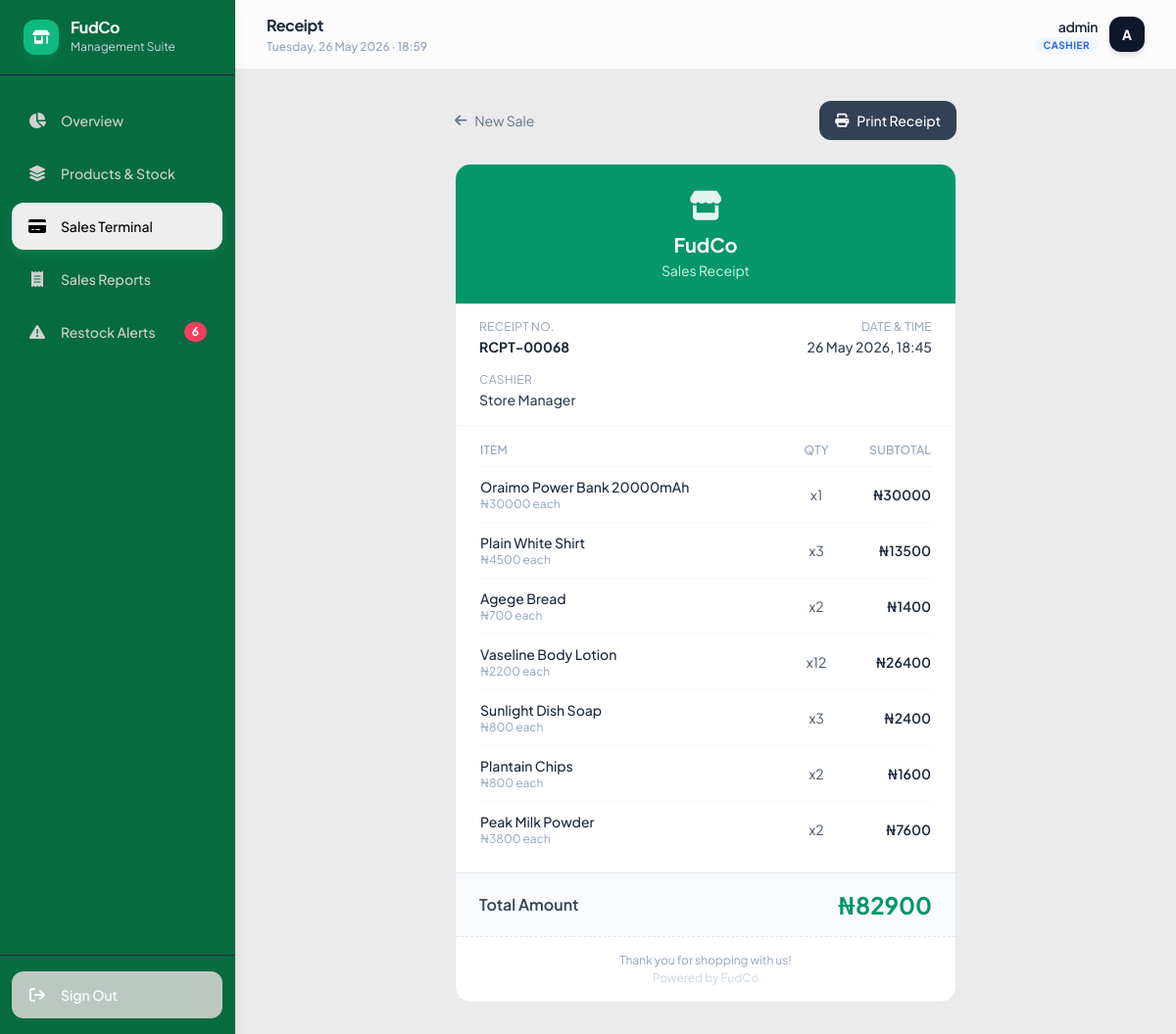
The page /receipt/68/ (signed in) on the database its author committed.
### store/models.py (models this page shows, shortened)
class Sale(models.Model):
    cashier        = models.ForeignKey(
        User,
        on_delete=models.SET_NULL,
        null=True,
        related_name='sales',
    )
    total_amount   = models.DecimalField(max_digits=12, decimal_places=2, default=0)
    receipt_number = models.CharField(max_length=20, unique=True, blank=True)
    created_at     = models.DateTimeField(auto_now_add=True)
    class Meta:
        ordering = ['-created_at']

class SaleItem(models.Model):
    sale     = models.ForeignKey(Sale, on_delete=models.CASCADE, related_name='items')
    product  = models.ForeignKey(Product, on_delete=models.SET_NULL, null=True, related_name='sale_items')
    quantity = models.PositiveIntegerField()
    price    = models.DecimalField(max_digits=10, decimal_places=2)   # price at time of sale
    subtotal = models.DecimalField(max_digits=12, decimal_places=2)

class Product(models.Model):
    name               = models.CharField(max_length=200)
    category           = models.CharField(max_length=50, choices=CATEGORY_CHOICES, default='other')
    price              = models.DecimalField(max_digits=10, decimal_places=2)
    quantity           = models.PositiveIntegerField(default=0)
    restock_threshold  = models.PositiveIntegerField(default=5)
    image              = models.ImageField(upload_to='products/', blank=True, null=True)
    created_at         = models.DateTimeField(auto_now_add=True)
    updated_at         = models.DateTimeField(auto_now=True)
    class Meta:
        ordering = ['name']

### store/views.py (the view)
# urls.py: path('receipt/<int:pk>/',           views.receipt,        name='receipt'),
@login_required_custom
def receipt(request, pk):
    sale = get_object_or_404(
        Sale.objects.select_related('cashier').prefetch_related('items__product'),
        pk=pk,
    )
    context = {
        'sale':            sale,
        'low_stock_count': Product.objects.filter(
                               Q(quantity__lte=F('restock_threshold'))
                           ).count(),
    }
    return render(request, 'store/receipt.html', context)

### templates/store/receipt.html (shortened to what this page needs)
{% extends 'base.html' %}
{% block nav_pos %}active{% endblock %}
{% block page_title %}Receipt{% endblock %}
{% block content %}
<div class="max-w-lg mx-auto">
  <div class="flex items-center justify-between mb-5 md:mb-6">
    <a href="{% url 'store:pos' %}"
       class="flex items-center gap-2 text-sm text-slate-500 hover:text-emerald-600 transition-colors">
      <i class="fa-solid fa-arrow-left"></i>
      <span class="hidden sm:inline">New Sale</span>
    </a>
    <button onclick="window.print()"
            class="flex items-center gap-2 bg-slate-700 hover:bg-slate-800
                   text-white text-sm font-medium px-3 md:px-4 py-2 md:py-2.5 rounded-xl
                   transition-colors">
      <i class="fa-solid fa-print"></i>
      <span class="hidden sm:inline">Print Receipt</span>
    </button>
  </div>
  <div class="bg-white border border-slate-200 rounded-2xl overflow-hidden" id="receipt-card">
    <div class="bg-emerald-600 px-6 py-5 md:py-6 text-center text-white">
      <i class="fa-solid fa-store text-2xl md:text-3xl mb-2 opacity-90"></i>
      <h2 class="text-lg md:text-xl font-bold">FudCo</h2>
      <p class="text-emerald-100 text-sm mt-0.5">Sales Receipt</p>
    </div>
    <div class="px-4 md:px-6 py-4 border-b border-slate-100 grid grid-cols-2 gap-3 md:gap-4 text-sm">
      <div>
        <p class="text-slate-400 text-xs uppercase tracking-wide mb-0.5">Receipt No.</p>
        <p class="font-bold text-slate-800 text-xs md:text-sm">{{ sale.receipt_number }}</p>
      </div>
      <div class="text-right">
        <p class="text-slate-400 text-xs uppercase tracking-wide mb-0.5">Date & Time</p>
        <p class="font-medium text-slate-700 text-xs md:text-sm">
          {{ sale.created_at|date:"d M Y, H:i" }}
        </p>
      </div>
      <div>
        <p class="text-slate-400 text-xs uppercase tracking-wide mb-0.5">Cashier</p>
        <p class="font-medium text-slate-700 text-xs md:text-sm">
          {{ sale.cashier.get_full_name|default:sale.cashier.username }}
        </p>
      </div>
    </div>
    <div class="px-4 md:px-6 py-4">
      <table class="w-full text-sm">
        <thead>
          <tr class="text-slate-400 text-xs uppercase tracking-wide border-b border-slate-100">
            <th class="pb-2 text-left font-medium">Item</th>
            <th class="pb-2 text-center font-medium">Qty</th>
            <th class="pb-2 text-right font-medium">Subtotal</th>
          </tr>
        </thead>
        <tbody class="divide-y divide-slate-50">
          {% for item in sale.items.all %}
          <tr>
            <td class="py-2.5 text-slate-800 font-medium">
              {{ item.product.name }}
              <span class="text-slate-400 text-xs font-normal block">
                ₦{{ item.price|floatformat:0 }} each
              </span>
            </td>
            <td class="py-2.5 text-center text-slate-600">x{{ item.quantity }}</td>
            <td class="py-2.5 text-right font-semibold text-slate-800">
              ₦{{ item.subtotal|floatformat:0 }}
            </td>
          </tr>
          {% endfor %}
        </tbody>
      </table>
    </div>
    <div class="px-4 md:px-6 py-4 bg-slate-50 border-t border-slate-200">
      <div class="flex items-center justify-between">
        <span class="font-semibold text-slate-700">Total Amount</span>
        <span class="text-xl md:text-2xl font-bold text-emerald-600">
          ₦{{ sale.total_amount|floatformat:0 }}
        </span>
      </div>
    </div>
    <div class="px-6 py-4 text-center border-t border-dashed border-slate-200">
      <p class="text-slate-400 text-xs">Thank you for shopping with us!</p>
      <p class="text-slate-300 text-xs mt-0.5">Powered by FudCo</p>
    </div>
  </div>
</div>
{% endblock %}

### templates/base.html (shortened to what this page needs)
<!DOCTYPE html>
<html lang="en">
<head>
  <script src="https://cdn.tailwindcss.com"></script>
  <link rel="stylesheet" href="https://cdnjs.cloudflare.com/ajax/libs/font-awesome/6.5.0/css/all.min.css"/>
</head>
<body class="bg-[#EBEBEB] text-slate-900 min-h-screen flex flex-col md:flex-row">
  <aside
  id="sidebar"
  class="hidden md:flex flex-col fixed top-0 left-0 z-30 min-h-screen bg-[#076B41] w-16 lg:w-60 border-r border-green-800 green-200/80 shadow-lg"
>
    <div class="px-3 lg:px-6 py-5 border-b border-slate-800 flex items-center gap-3 overflow-hidden">
      <div class="w-9 h-9 bg-emerald-500 rounded-xl flex items-center justify-center text-white shadow-lg shadow-emerald-500/20 shrink-0">
        <i class="fa-solid fa-shop text-sm"></i>
      </div>
      <div class="hidden lg:block">
        <h1 class="text-white font-bold text-base tracking-tight leading-none">FudCo</h1>
        <p class="text-slate-300 text-xs mt-1">Management Suite</p>
      </div>
    </div>
    <nav class="flex-1 px-2 lg:px-3 py-4 space-y-1.5 flex flex-col items-center lg:items-stretch">
      <a href="{% url 'store:dashboard' %}" class="sidebar-link hidden lg:flex {% block nav_home %}{% endblock %}">
        <i class="fa-solid fa-chart-pie w-5 text-center text-base"></i> Overview
      </a>
      <a href="{% url 'store:inventory' %}" class="sidebar-link hidden lg:flex {% block nav_inventory %}{% endblock %}">
        <i class="fa-solid fa-layer-group w-5 text-center text-base"></i> Products & Stock
      </a>
      <a href="{% url 'store:pos' %}" class="sidebar-link hidden lg:flex {% block nav_pos %}{% endblock %}">
        <i class="fa-solid fa-credit-card w-5 text-center text-base"></i> Sales Terminal
      </a>
      <a href="{% url 'store:reports' %}" class="sidebar-link hidden lg:flex {% block nav_reports %}{% endblock %}">
        <i class="fa-solid fa-receipt w-5 text-center text-base"></i> Sales Reports
      </a>
      <a href="{% url 'store:restock_alerts' %}" class="sidebar-link hidden lg:flex {% block nav_alerts %}{% endblock %}">
        <i class="fa-solid fa-triangle-exclamation w-5 text-center text-base"></i> Restock Alerts
        {% if low_stock_count %}
          <span class="ml-auto bg-rose-500 text-white text-xs font-bold px-2 py-0.5 rounded-xl shadow-sm">
            {{ low_stock_count }}
          </span>
        {% endif %}
      </a>
    </nav>
    <div class="px-2 lg:px-3 py-4 border-t border-slate-800 flex justify-center lg:block">
      {% if request.user.is_authenticated %}
      <form method="post" action="{% url 'store:logout' %}" class="w-full">
        <button type="submit" class="sidebar-link hidden lg:flex w-full text-left text-slate-400 text-white bg-[#BDC7C2] hover:text-rose-400 hover:text-white hover:bg-rose-500 ">
          <i class="fa-solid fa-arrow-right-from-bracket w-5 text-center text-base"></i> Sign Out
        </button>
      </form>
      {% endif %}
    </div>
  </aside>
  <div class="ml-0 md:ml-16 lg:ml-60 flex-1 flex flex-col min-h-screen pb-16 md:pb-0">
    <header class="bg-white/80 backdrop-blur-md border-b border-slate-200/80 px-4 md:px-8 py-3.5 flex items-center justify-between sticky top-0 z-20">
      <div class="min-w-0">
        <h2 class="text-slate-800 font-bold text-sm md:text-base tracking-tight truncate">
          {% block page_title %}Dashboard{% endblock %}
        </h2>
        <p class="text-slate-400 text-xs font-medium mt-0.5 hidden sm:block" id="current-datetime"></p>
      </div>
      <div class="flex items-center gap-3 shrink-0">
        {% if request.user.is_authenticated %}
          <div class="text-right hidden sm:block">
            <p class="text-slate-800 text-sm font-semibold tracking-tight">
              {{ request.user.get_full_name|default:request.user.username }}
            </p>
            <p class="text-[10px] uppercase font-bold tracking-wider mt-0.5">
              {% if request.user.profile.role == 'manager' %}
                <span class="text-emerald-600 bg-emerald-50 px-2 py-0.5 rounded-lg">Manager</span>
              {% else %}
                <span class="text-blue-600 bg-blue-50 px-2 py-0.5 rounded-lg">Cashier</span>
              {% endif %}
            </p>
          </div>
          <div class="w-8 h-8 md:w-9 md:h-9 rounded-xl bg-slate-900 text-white text-xs md:text-sm font-bold flex items-center justify-center shadow-md">
            {{ request.user.username|first|upper }}
          </div>
        {% endif %}
      </div>
    </header>
    <main class="flex-1 p-4 md:p-6 lg:p-8 max-w-[1600px] w-full mx-auto">
      {% block content %}{% endblock %}
    </main>
  </div>
</body>
</html>

### templates/base.html (style rules this page uses)
body { font-family: 'Plus Jakarta Sans', sans-serif; }
.sidebar-link { display: flex; align-items: center; gap: 0.875rem; padding: 0.75rem 1rem; color: #d1d1d1; font-size: 0.875rem; font-weight: 500; border-radius: 0.75rem; transition: all 0.2s ease; white-space: nowrap; }
.sidebar-link.active { color: #000000; background: #eeeeee; box-shadow: 0 4px 12px rgba(16, 185, 129, 0.25); }
#sidebar { transition: width 0.2s ease; }

### rows shown on the page
Sale: receipt_number "RCPT-00068", created_at "26 May 2026, 18:45", cashier.get_full_name "Store Manager", total_amount "82900"
SaleItem: product.name "Oraimo Power Bank 20000mAh", price "30000", quantity "1", subtotal "30000"
SaleItem: product.name "Plain White Shirt", price "4500", quantity "3", subtotal "13500"
SaleItem: product.name "Agege Bread", price "700", quantity "2", subtotal "1400"
SaleItem: product.name "Vaseline Body Lotion", price "2200", quantity "12", subtotal "26400"
SaleItem: product.name "Sunlight Dish Soap", price "800", quantity "3", subtotal "2400"
SaleItem: product.name "Plantain Chips", price "800", quantity "2", subtotal "1600"
SaleItem: product.name "Peak Milk Powder", price "3800", quantity "2", subtotal "7600"

### other values the page prints
{{ low_stock_count }} "6"
{{ request.user.get_full_name|default:request.user.username }} "admin"
{{ request.user.username|first|upper }} "A"
